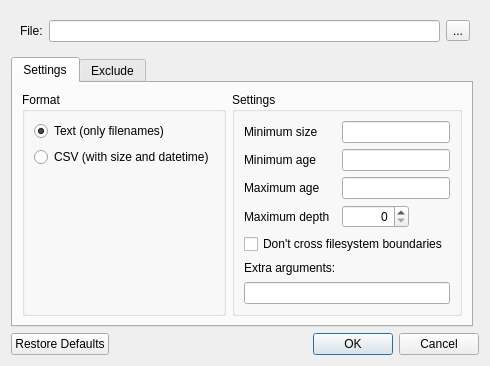
<?xml version="1.0" encoding="UTF-8"?>
<ui version="4.0">
 <class>ExportDialog</class>
 <widget class="QDialog" name="ExportDialog">
  <property name="geometry">
   <rect>
    <x>0</x>
    <y>0</y>
    <width>614</width>
    <height>358</height>
   </rect>
  </property>
  <property name="sizePolicy">
   <sizepolicy hsizetype="Fixed" vsizetype="Fixed">
    <horstretch>0</horstretch>
    <verstretch>0</verstretch>
   </sizepolicy>
  </property>
  <layout class="QGridLayout" name="gridLayout">
   <property name="sizeConstraint">
    <enum>QLayout::SetFixedSize</enum>
   </property>
   <item row="9" column="0" colspan="2">
    <widget class="QDialogButtonBox" name="buttonBox">
     <property name="standardButtons">
      <set>QDialogButtonBox::Cancel|QDialogButtonBox::Ok|QDialogButtonBox::RestoreDefaults</set>
     </property>
    </widget>
   </item>
   <item row="1" column="0" colspan="2">
    <widget class="QWidget" name="pathGroup" native="true">
     <layout class="QHBoxLayout" name="horizontalLayout">
      <item>
       <widget class="QLabel" name="label_13">
        <property name="sizePolicy">
         <sizepolicy hsizetype="Fixed" vsizetype="Preferred">
          <horstretch>0</horstretch>
          <verstretch>0</verstretch>
         </sizepolicy>
        </property>
        <property name="text">
         <string>File:</string>
        </property>
        <property name="buddy">
         <cstring>textFile</cstring>
        </property>
       </widget>
      </item>
      <item>
       <widget class="QLineEdit" name="textFile"/>
      </item>
      <item>
       <widget class="QToolButton" name="fileBrowse">
        <property name="text">
         <string>...</string>
        </property>
       </widget>
      </item>
     </layout>
    </widget>
   </item>
   <item row="3" column="0">
    <widget class="QTabWidget" name="tabWidget">
     <property name="currentIndex">
      <number>0</number>
     </property>
     <widget class="QWidget" name="tab1">
      <attribute name="title">
       <string>Settings</string>
      </attribute>
      <layout class="QGridLayout" name="gridLayout_2">
       <item row="0" column="0">
        <widget class="QGroupBox" name="modeFormat">
         <property name="title">
          <string>Format</string>
         </property>
         <layout class="QFormLayout" name="formLayout_2">
          <property name="bottomMargin">
           <number>0</number>
          </property>
          <item row="0" column="0">
           <widget class="QRadioButton" name="rbText">
            <property name="sizePolicy">
             <sizepolicy hsizetype="Fixed" vsizetype="Fixed">
              <horstretch>0</horstretch>
              <verstretch>0</verstretch>
             </sizepolicy>
            </property>
            <property name="text">
             <string>Text (only filenames)</string>
            </property>
            <property name="checked">
             <bool>true</bool>
            </property>
           </widget>
          </item>
          <item row="1" column="0">
           <widget class="QRadioButton" name="rbCSV">
            <property name="sizePolicy">
             <sizepolicy hsizetype="Fixed" vsizetype="Fixed">
              <horstretch>0</horstretch>
              <verstretch>0</verstretch>
             </sizepolicy>
            </property>
            <property name="text">
             <string>CSV (with size and datetime)</string>
            </property>
           </widget>
          </item>
         </layout>
        </widget>
       </item>
       <item row="0" column="1">
        <widget class="QGroupBox" name="groupBox_2">
         <property name="title">
          <string>Settings</string>
         </property>
         <layout class="QGridLayout" name="gridLayout_4">
          <item row="6" column="0">
           <widget class="QLabel" name="label_12">
            <property name="text">
             <string>Extra arguments:</string>
            </property>
           </widget>
          </item>
          <item row="2" column="0">
           <widget class="QLabel" name="label_18">
            <property name="text">
             <string>Maximum age</string>
            </property>
            <property name="buddy">
             <cstring>textMaxAge</cstring>
            </property>
           </widget>
          </item>
          <item row="3" column="1">
           <widget class="QSpinBox" name="spinMaxDepth">
            <property name="sizePolicy">
             <sizepolicy hsizetype="Fixed" vsizetype="Fixed">
              <horstretch>0</horstretch>
              <verstretch>0</verstretch>
             </sizepolicy>
            </property>
            <property name="alignment">
             <set>Qt::AlignRight|Qt::AlignTrailing|Qt::AlignVCenter</set>
            </property>
            <property name="maximum">
             <number>999999</number>
            </property>
           </widget>
          </item>
          <item row="1" column="0">
           <widget class="QLabel" name="label_16">
            <property name="text">
             <string>Minimum age</string>
            </property>
            <property name="buddy">
             <cstring>textMinAge</cstring>
            </property>
           </widget>
          </item>
          <item row="0" column="1">
           <widget class="QLineEdit" name="textMinSize">
            <property name="sizePolicy">
             <sizepolicy hsizetype="Fixed" vsizetype="Fixed">
              <horstretch>0</horstretch>
              <verstretch>0</verstretch>
             </sizepolicy>
            </property>
           </widget>
          </item>
          <item row="1" column="1">
           <widget class="QLineEdit" name="textMinAge">
            <property name="sizePolicy">
             <sizepolicy hsizetype="Fixed" vsizetype="Fixed">
              <horstretch>0</horstretch>
              <verstretch>0</verstretch>
             </sizepolicy>
            </property>
           </widget>
          </item>
          <item row="0" column="0">
           <widget class="QLabel" name="label_15">
            <property name="text">
             <string>Minimum size</string>
            </property>
            <property name="buddy">
             <cstring>textMinSize</cstring>
            </property>
           </widget>
          </item>
          <item row="2" column="1">
           <widget class="QLineEdit" name="textMaxAge">
            <property name="sizePolicy">
             <sizepolicy hsizetype="Fixed" vsizetype="Fixed">
              <horstretch>0</horstretch>
              <verstretch>0</verstretch>
             </sizepolicy>
            </property>
           </widget>
          </item>
          <item row="3" column="0">
           <widget class="QLabel" name="label_17">
            <property name="text">
             <string>Maximum depth</string>
            </property>
            <property name="buddy">
             <cstring>spinMaxDepth</cstring>
            </property>
           </widget>
          </item>
          <item row="7" column="0" colspan="2">
           <widget class="QLineEdit" name="textExtra"/>
          </item>
          <item row="5" column="0" colspan="2">
           <widget class="QCheckBox" name="checkSameFilesystem">
            <property name="text">
             <string>Don't cross filesystem boundaries</string>
            </property>
           </widget>
          </item>
         </layout>
        </widget>
       </item>
      </layout>
     </widget>
     <widget class="QWidget" name="tab4">
      <attribute name="title">
       <string>Exclude</string>
      </attribute>
      <layout class="QVBoxLayout" name="verticalLayout_3">
       <item>
        <widget class="QPlainTextEdit" name="textExclude">
         <property name="lineWrapMode">
          <enum>QPlainTextEdit::NoWrap</enum>
         </property>
        </widget>
       </item>
      </layout>
     </widget>
    </widget>
   </item>
  </layout>
 </widget>
 <tabstops>
  <tabstop>textFile</tabstop>
  <tabstop>fileBrowse</tabstop>
  <tabstop>tabWidget</tabstop>
  <tabstop>rbText</tabstop>
  <tabstop>rbCSV</tabstop>
  <tabstop>textMinSize</tabstop>
  <tabstop>textMinAge</tabstop>
  <tabstop>textMaxAge</tabstop>
  <tabstop>spinMaxDepth</tabstop>
  <tabstop>checkSameFilesystem</tabstop>
  <tabstop>textExtra</tabstop>
  <tabstop>textExclude</tabstop>
 </tabstops>
 <resources/>
 <connections/>
</ui>
